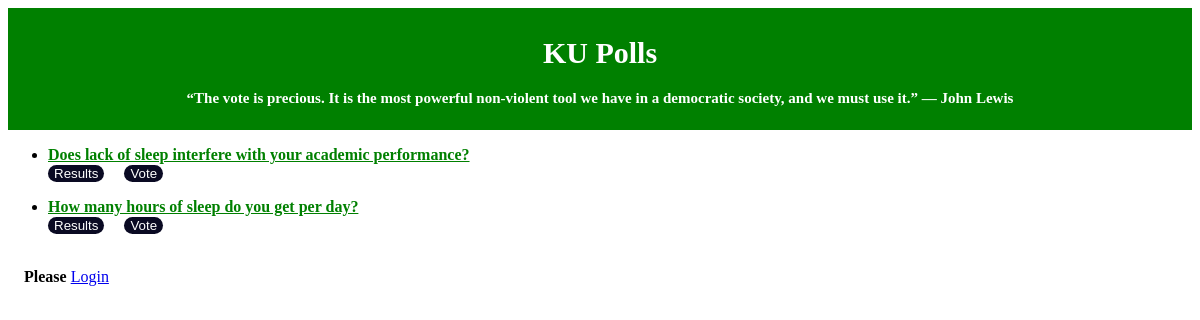
The page /polls/ on the database as committed earlier.
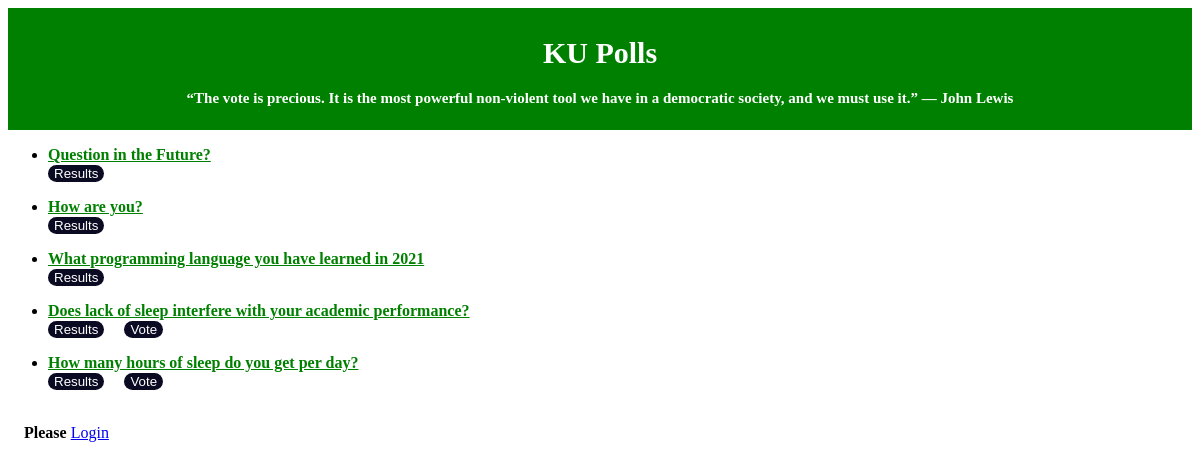
The same page on the database as committed later.
### polls/models.py (models this page shows, shortened)
class Question(models.Model):
    question_text = models.CharField(max_length=200)
    pub_date = models.DateTimeField('date published')
    end_date = models.DateTimeField('date ended', null=True, blank=True)
    def is_published(self) -> bool:
        now = timezone.localtime()
        return now >= self.pub_date
    def can_vote(self) -> bool:
        now = timezone.localtime()
        return (
            self.is_published() and now <= self.end_date
            if self.end_date
            else self.is_published()
        )

### polls/views.py (the view)
# urls.py: path('', views.IndexView.as_view(), name='index'),
class IndexView(generic.ListView):
    template_name = 'polls/index.html'
    context_object_name = 'latest_question_list'
    def get_queryset(self):
        return Question.objects.filter(
            pub_date__lte=timezone.localtime()
        ).order_by('-pub_date')[:5]

### polls/templates/polls/index.html (shortened to what this page needs)
{% load static %}
<link rel="stylesheet" type="text/css" href="{% static 'polls/style.css' %}">
<!DOCTYPE html>
<html lang="en">
<div class="header">
  <h1>KU Polls</h1>
  <p><b> “The vote is precious. It is the most powerful non-violent tool we have in a democratic society, and we must use it.”
— John Lewis</b></p>
</div>
<head>
    {% if latest_question_list %}
    <ul>
    {% for question in latest_question_list %}
        <p>
        <li><b><a href="{% url 'polls:detail' question.id %}">{{ question.question_text }}</a></b></li>
        <td><a href="{% url 'polls:results' question.id %}">
            <button type="button">{{"Results"}}</button></a></td>&emsp;
            {% if question.can_vote%}
                <td><a href="{% url 'polls:detail' question.id %}">
                <button type="button">{{"Vote"}}</button></a></td>
            {% endif %}
        </p>
    {% endfor %}
    </ul>
    {% else %}
    <p>No polls are available.</p>
    {% endif %}
</head>
{% if user.is_authenticated %}
    <br>&emsp;<b>Welcome back, {{ user.username }}</b>
    &emsp;<a href="{% url 'logout' %}"><button type="button">Log Out</button></a>
{% else %}
    <br>&emsp;<b>Please</b> <a href="{% url 'login'%}?next={{request.path}}">Login</a>
{% endif %}
</html>

Rows that differ between the two databases and show on the page:
added Question: question_text "Question in the Future?", value "Results"
added Question: question_text "How are you?", value "Results"
added Question: question_text "What programming language you have learned in 2021", value "Results"
